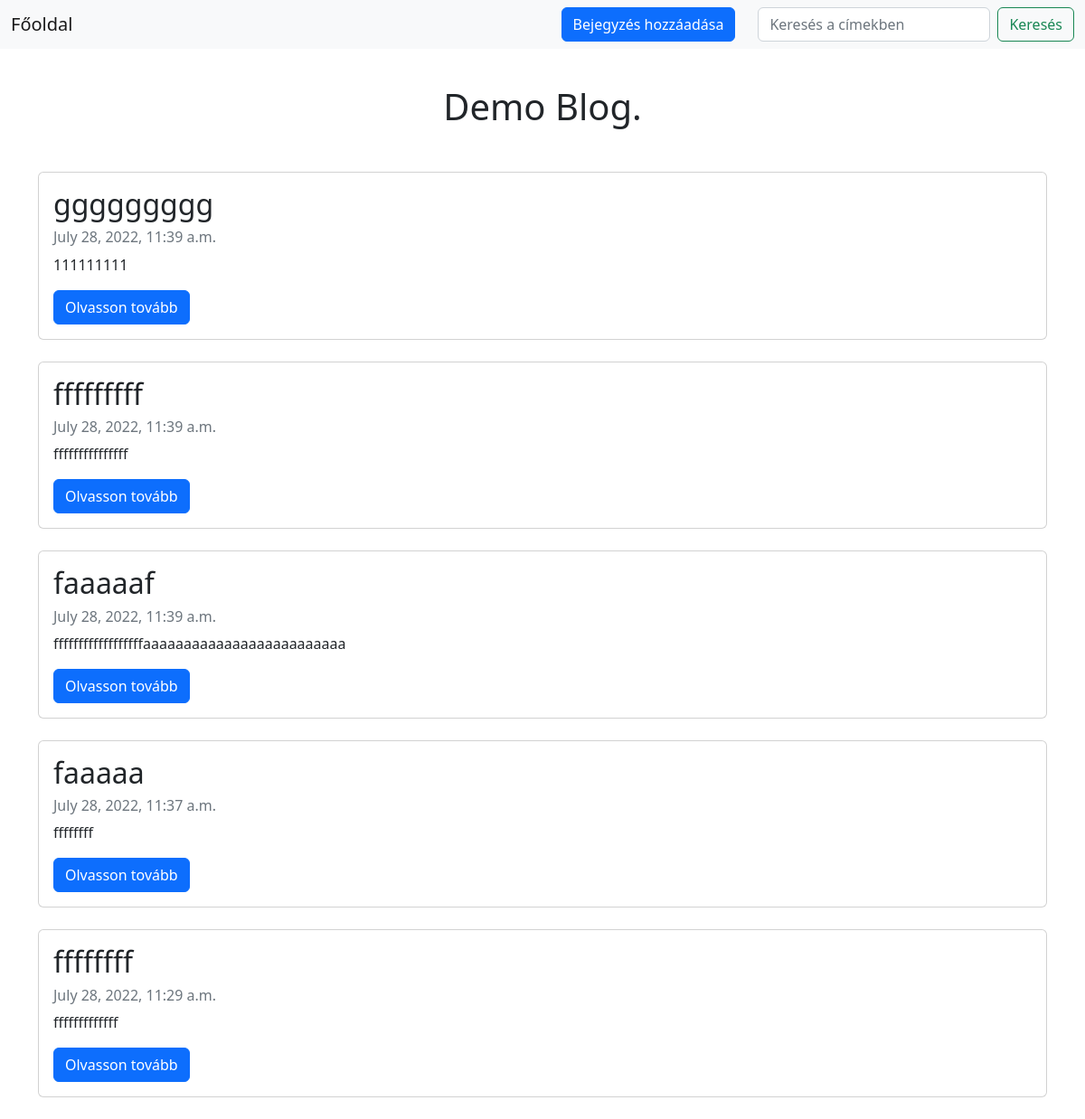
The app's page /, older data.
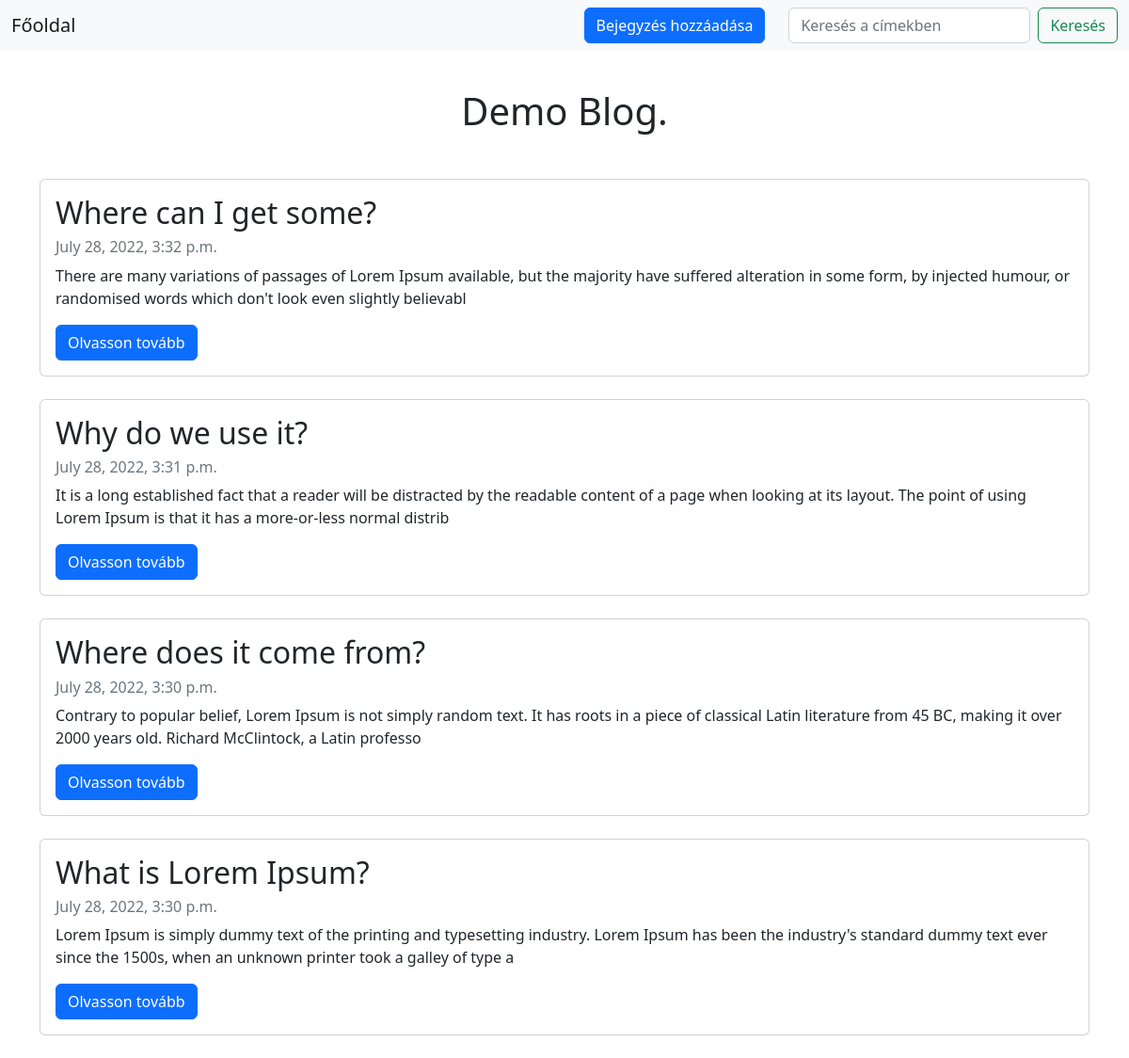
The same page, newer data.
### blog/models.py (models this page shows, shortened)
class Post(models.Model):
    title = models.CharField(max_length=255, unique=True)
    slug = models.SlugField(max_length=255, unique=True)
    content = models.TextField()
    created_on = models.DateTimeField(auto_now_add=True)
    is_liked = models.BooleanField(default=False)

### blog/views.py (the view, shortened to what this page needs)
# urls.py: path('', views.PostList.as_view(), name='home'),
class PostList(generic.ListView):
    queryset = Post.objects.filter().order_by('-created_on')
    template_name = 'index.html'
    context_object_name = 'data'
    def get_queryset(self, *args, **kwargs):
        data = super().get_queryset(*args, **kwargs)
        query = self.request.GET.get('search')
        if query:
            return data.filter(title__icontains=query)
        return data

### templates/index.html (shortened to what this page needs)
{% extends "minimal.html" %}
{% block content %}
  <div class="container">
    <h1 style="text-align: center;padding-top: 40px; padding-bottom: 40px">Demo Blog.</h1>
      <div class="row">
        <div class="col">
                 {% for post in data %}
                <div class="card mb-4">
                    <div class="card-body">
                        <h2 class="card-title">{{ post.title }}</h2>
                        <p class="card-text text-muted h6">{{ post.created_on}} </p>
                        <p class="card-text">{{post.content|slice:":200" }}</p>
                        <a href="{% url 'post_detail' post.slug  %}" class="btn btn-primary float-left">Olvasson tovább</a>
                    </div>
                </div>
            {% endfor %}
          </div>
      </div>
</div>
{%endblock%}

Row changes from the older to the newer data that the page shows:
removed Post: title "ggggggggg", created_on "July 28, 2022, 11:39 a.m.", content "111111111"
removed Post: title "fffffffff", created_on "July 28, 2022, 11:39 a.m.", content "fffffffffffffff"
removed Post: title "faaaaaf", created_on "July 28, 2022, 11:39 a.m.", content "ffffffffffffffffffaaaaaaaaaaaaaaaaaaaaaaaaa"
removed Post: title "faaaaa", created_on "July 28, 2022, 11:37 a.m.", content "ffffffff"
removed Post: title "ffffffff", created_on "July 28, 2022, 11:29 a.m.", content "fffffffffffff"
added Post: title "Where can I get some?", created_on "July 28, 2022, 3:32 p.m.", content "There are many variations of passages of Lorem Ipsum available, but the majority have suffered alteration in some form, by injected humour, or randomised words which don't look even slightly believabl"
added Post: title "Why do we use it?", created_on "July 28, 2022, 3:31 p.m.", content "It is a long established fact that a reader will be distracted by the readable content of a page when looking at its layout. The point of using Lorem Ipsum is that it has a more-or-less normal distrib"
added Post: title "Where does it come from?", created_on "July 28, 2022, 3:30 p.m.", content "Contrary to popular belief, Lorem Ipsum is not simply random text. It has roots in a piece of classical Latin literature from 45 BC, making it over 2000 years old. Richard McClintock, a Latin professo"
added Post: title "What is Lorem Ipsum?", created_on "July 28, 2022, 3:30 p.m.", content "Lorem Ipsum is simply dummy text of the printing and typesetting industry. Lorem Ipsum has been the industry's standard dummy text ever since the 1500s, when an unknown printer took a galley of type a"
